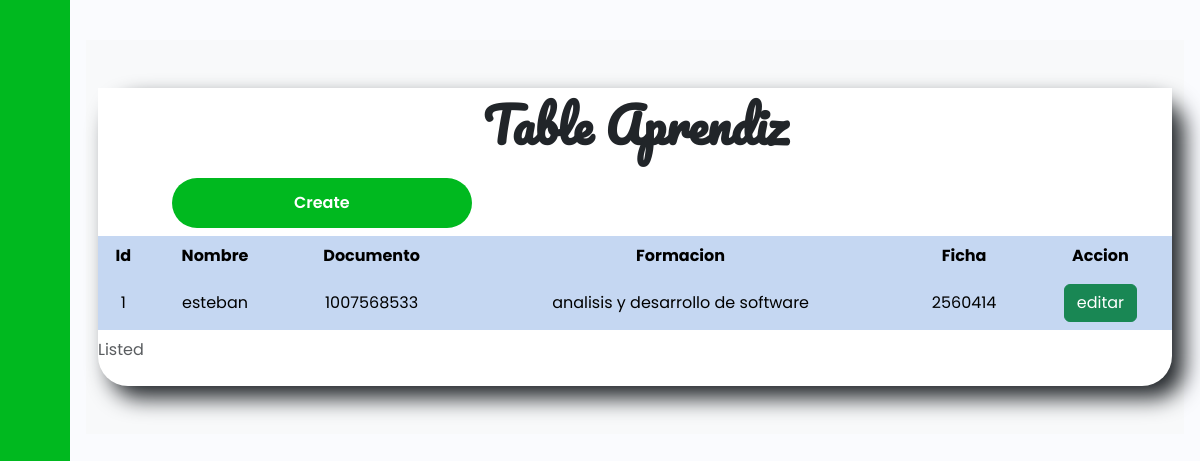
Page /aprendiz/ on the earlier database version.
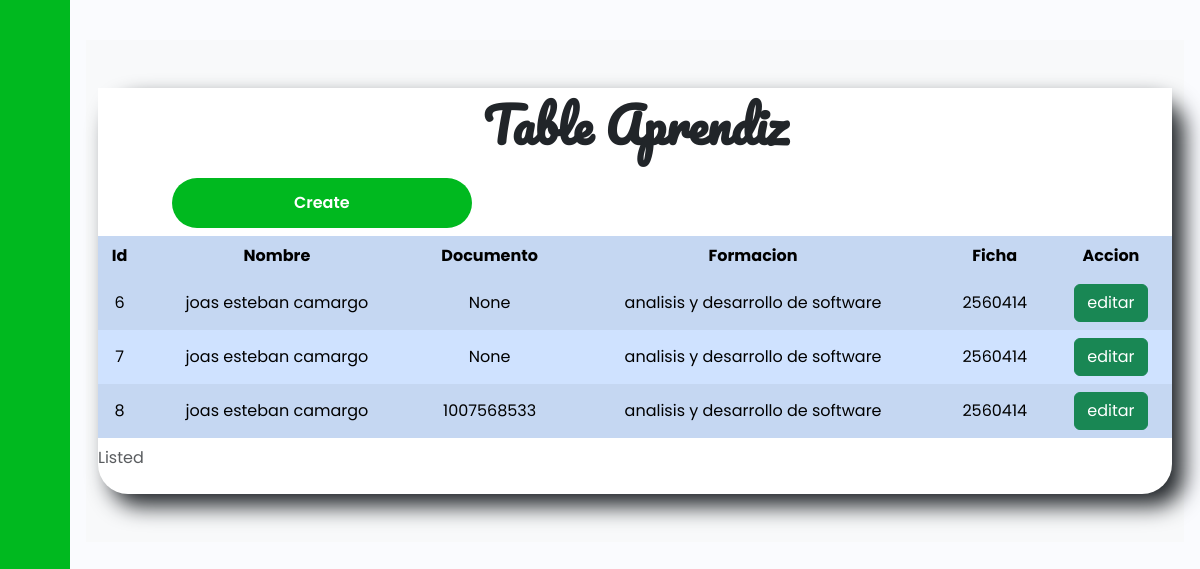
Same page on the later database version.
### tasks/models.py (models this page shows)
class Aprendiz(models.Model):
    Nombre = models.CharField(max_length=200)
    Documento = models.IntegerField(null=True, blank=True)
    Formacion = models.CharField(max_length=300)
    Ficha = models.IntegerField(null=True, blank=True)

### tasks/views.py (the view)
# urls.py: path('aprendiz/',views.aprendiz,name='aprendiz'),
def aprendiz(request):
    aprendiz=Aprendiz.objects.all()
    return render(request, 'Aprendiz/aprendiz.html',{'aprendiz':aprendiz})

### tasks/templates/Aprendiz/aprendiz.html (shortened to what this page needs)
{% extends 'base.html' %}
{% block extra_css %}
{% load static %}
<link rel="stylesheet" href="https://cdnjs.cloudflare.com/ajax/libs/animate.css/4.1.1/animate.min.css"/>
<link rel="stylesheet" href="{% static 'css/table_aprend.css' %}">
{% endblock %}
{% block content %}
<section class="table py-5 bg-light">
    <div class="container">
        <div class="row g-0">
            <h1 class="animate__animated animate__pulse">Table Aprendiz</h1>
            <div class="col-lg-5 ">
                <button class="btn1 ">
                    <a href="{% url 'create_aprendiz' %}" class="text-white">Create</a>
                </button>
            </div>
            <table
            class="table table-striped table-hover table-borderless table-primary align-middle"
            id="table"
        >
            <thead class="table-light">
                <caption>
                    Listed
                </caption>
                <tr>
                    <th>Id</th>
                    <th>Nombre</th>
                    <th>Documento</th>
                    <th>Formacion</th>
                    <th>Ficha</th>
                    <th>Accion</th>
                </tr>
            </thead>
            <tbody class="table-group-divider">
                {% for apren in aprendiz %}
                <tr
                    class="table-primary"
                >
                    <td scope="row">{{apren.id}}</td>
                    <td>{{apren.Nombre}}</td>
                    <td>{{apren.Documento}}</td>
                    <td>{{apren.Formacion}}</td>
                    <td>{{apren.Ficha}}</td>
                    <td>
                        <a class="btn btn-success" href="{% url 'aprendiz_detail' %}" role="button">editar</a>
                </tr>
                {% endfor%}
            </tbody>
        </table>
        </div>
    </div>
</section>
{% endblock %}

### tasks/templates/base.html (shortened to what this page needs)
{% load static %}
<!DOCTYPE html>
<html lang="en">
<head>
    <link href="https://cdn.lineicons.com/4.0/lineicons.css" rel="stylesheet" />
    <link href="https://cdn.jsdelivr.net/npm/bootstrap@5.3.0-alpha3/dist/css/bootstrap.min.css" rel="stylesheet"
>
    <link rel="stylesheet" href="{% static 'css/base.css' %}">
    {% block extra_css %}
    {% endblock %}
</head>
<body>
    <div class="wrapper">
        <aside id="sidebar">
            <div class="d-flex">
                <button class="toggle-btn" type="button">
                </button>
            </div>
            <ul class="sidebar-nav">
                <li class="sidebar-item">
                    <a href="/" class="sidebar-link">
                    </a>
                </li>
                {% if user.is_authenticated %}
                <li class="sidebar-item">
                    <a href="/tasks" class="sidebar-link">
                        <i class="lni lni-agenda"></i>
                        <span>Task</span>
                    </a>
                </li>
                <li class="sidebar-item">
                    <a href="/cumpu" class="sidebar-link">
                        <i class="lni lni-popup"></i>
                        <span>compu</span>
                    </a>
                </li>
                <li class="sidebar-item">
                    <a href="/aprendiz" class="sidebar-link">
                        <i class="lni lni-popup"></i>
                        <span>Aprendiz</span>
                    </a>
                </li>
                <li class="sidebar-item">
                    <a href="#" class="sidebar-link">
                        <i class="lni lni-cog"></i>
                        <span>Setting</span>
                    </a>
                </li>
            </ul>
            <div class="sidebar-footer">
                <a href="/logout" class="sidebar-link">
                    <i class="lni lni-exit"></i>
                    <span>Logout</span>
                </a>
            </div>
            {% else %}
            <li class="sidebar-item">
                <a href="#" class="sidebar-link collapsed has-dropdown" data-bs-toggle="collapse" data-bs-target="#auth"
                    aria-expanded="false" aria-controls="auth">
                </a>
            </li>
            {% endif %}
        </aside>
        <div class="main p-3">
            <div class="text-center">
                <br>
                {% block content %}
                {% endblock %}
            </div>
        </div>
    </div>
</body>
</html>

### tasks/static/css/base.css (style rules this page uses)
a { text-decoration: none; }
li { list-style: none; }
h1 { font-weight: 600; font-size: 1.5rem; }
body { font-family: 'Poppins', sans-serif; }
.wrapper { display: flex; }
.main { min-height: 100vh; width: 100%; overflow: hidden; transition: all 0.35s ease-in-out; background-color: #fafbfe; }
#sidebar { width: 70px; min-width: 70px; z-index: 1000; transition: all .25s ease-in-out; background-color: #00b91f; display: flex; flex-direction: column; }
.toggle-btn { background-color: transparent; cursor: pointer; border: 0; padding: 1rem 1.5rem; }
.sidebar-nav { padding: 2rem 0; flex: 1 1 auto; }
a.sidebar-link { padding: .625rem 1.625rem; color: #FFF; display: block; font-size: 1rem; white-space: nowrap; border-left: 3px solid transparent; }
.sidebar-item { position: relative; }

### tasks/static/css/table_aprend.css (style rules this page uses)
* { padding: 0; margin: 0; border-radius: border-box; }
.row { background-color: white; border-radius: 30px; box-shadow: 12px 12px 22px; }
.table h1 { font-size: 3rem; font-weight: 700; font-family: "Pacifico", cursive; }
.btn1 { height: 50px; width: 300px; border: none; outline: none; border-radius: 60px; font-weight: 600; background: #00b91f; color: white; }
.table table { margin-top: auto; }

Differences in the rows shown:
removed Aprendiz: id "1", Nombre "esteban", Documento "1007568533", Formacion "analisis y desarrollo de software", Ficha "2560414"
added Aprendiz: id "6", Nombre "joas esteban camargo", Documento "None", Formacion "analisis y desarrollo de software", Ficha "2560414"
added Aprendiz: id "7", Nombre "joas esteban camargo", Documento "None", Formacion "analisis y desarrollo de software", Ficha "2560414"
added Aprendiz: id "8", Nombre "joas esteban camargo", Documento "1007568533", Formacion "analisis y desarrollo de software", Ficha "2560414"
